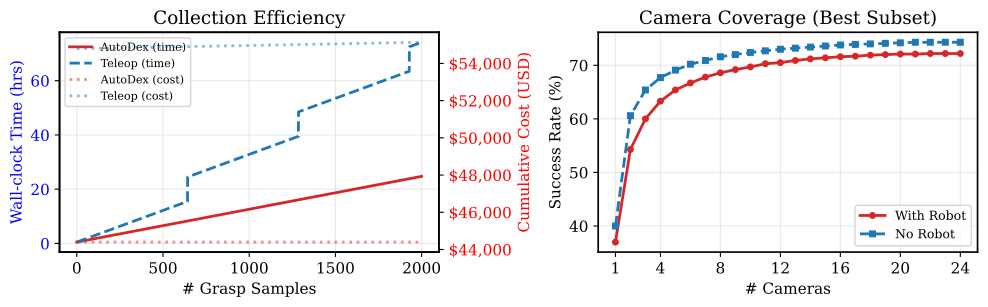

The script that saved this image:
import matplotlib.pyplot as plt
import numpy as np
import os

plt.rcParams.update({
    'font.size': 11,
    'font.family': 'serif',
    'axes.linewidth': 1.2,
    'figure.dpi': 150,
})

# ============================================================
# Parameters
# ============================================================
# Calibration bias (both methods)
CAL_HOURS = 0.5  # 30 min

# Teleop
TELEOP_RAW_RATE = 60          # samples/hr (1 sample/min)
TELEOP_WORK_MIN = 30          # min work per cycle
TELEOP_REST_MIN = 12          # min rest per cycle
TELEOP_HRS_PER_DAY = 15       # work hours per day
TELEOP_EFF_RATE = (TELEOP_WORK_MIN / (TELEOP_WORK_MIN + TELEOP_REST_MIN)) * TELEOP_RAW_RATE  # ~42.86/hr

# AutoDex
AUTODEX_RAW_RATE = 3600 / 40  # 90 samples/hr (1 sample/40s)
AUTODEX_WORK_MIN_PER_HR = 55  # 5 min thermal rest per hour
AUTODEX_EFF_RATE = (AUTODEX_WORK_MIN_PER_HR / 60) * AUTODEX_RAW_RATE  # 82.5/hr

# Cost (USD)
SHARED_HW = 8_399 + 16_000 + 20_000   # arm + hand + cameras/rig = $44,399
TELEOP_HW = 6_598 + 3_790             # Xsens MetaGloves + software = $10,388
LABOR_KRW_PER_HR = 10_000
KRW_PER_USD = 1_350
LABOR_USD_PER_HR = LABOR_KRW_PER_HR / KRW_PER_USD  # ~$7.41/hr

# ============================================================
# Compute curves
# ============================================================
samples = np.arange(0, 2001)

# --- Wall-clock time ---
# AutoDex: 24/7 continuous
autodex_time = CAL_HOURS + samples / AUTODEX_EFF_RATE

# Teleop: 15hr work/day, 9hr overnight gap
teleop_samples_per_day = TELEOP_EFF_RATE * TELEOP_HRS_PER_DAY  # ~642.9
teleop_full_days = np.floor(samples / teleop_samples_per_day)
teleop_remaining = samples - teleop_full_days * teleop_samples_per_day
teleop_remaining_hrs = teleop_remaining / TELEOP_EFF_RATE
teleop_time = CAL_HOURS + teleop_full_days * 24 + teleop_remaining_hrs

# --- Cumulative cost ---
# Shared HW is bias for both
teleop_work_hours = CAL_HOURS + samples / TELEOP_EFF_RATE  # calibration + collection labor
teleop_cost = SHARED_HW + TELEOP_HW + LABOR_USD_PER_HR * teleop_work_hours
autodex_cost = SHARED_HW * np.ones_like(samples, dtype=float)  # no variable cost

# ============================================================
# Plot
# ============================================================
fig, (ax_left, ax_right) = plt.subplots(1, 2, figsize=(10, 3.2))

# --- Left: Time & Cost (dual y-axis) ---
ln1, = ax_left.plot(samples, autodex_time, '-', color='#d62728', linewidth=2, label='AutoDex (time)')
ln2, = ax_left.plot(samples, teleop_time, '--', color='#1f77b4', linewidth=2, label='Teleop (time)')
ax_left.set_xlabel('# Grasp Samples')
ax_left.set_ylabel('Wall-clock Time (hrs)', color='b')
ax_left.tick_params(axis='y', labelcolor='b')

ax_left_cost = ax_left.twinx()
ln3, = ax_left_cost.plot(samples, autodex_cost, color='#d62728', linewidth=2, alpha=0.5, linestyle='dotted', label='AutoDex (cost)')
ln4, = ax_left_cost.plot(samples, teleop_cost, color='#1f77b4', linewidth=2, alpha=0.5, linestyle='dotted', label='Teleop (cost)')
ax_left_cost.set_ylabel('Cumulative Cost (USD)', color='r')
ax_left_cost.tick_params(axis='y', labelcolor='r')
ax_left_cost.yaxis.set_major_formatter(plt.FuncFormatter(lambda x, _: f'${x:,.0f}'))

lns = [ln1, ln2, ln3, ln4]
ax_left.legend(lns, [l.get_label() for l in lns], loc='upper left', fontsize=8)
ax_left.grid(True, alpha=0.3)
ax_left.set_title('Collection Efficiency')

# --- Right: # Cameras vs Success Rate (Max) ---
n_cams = np.arange(1, 25)
max_with_robot = np.array([
    37.0, 54.3, 60.0, 63.3, 65.4, 66.7, 67.8, 68.6,
    69.2, 69.7, 70.3, 70.5, 70.9, 71.2, 71.4, 71.6,
    71.7, 71.9, 72.0, 72.1, 72.1, 72.2, 72.2, 72.2,
])
max_no_robot = np.array([
    40.0, 60.6, 65.4, 67.7, 69.1, 70.2, 70.9, 71.6,
    72.0, 72.4, 72.7, 73.0, 73.2, 73.4, 73.6, 73.8,
    73.9, 74.0, 74.1, 74.2, 74.3, 74.3, 74.3, 74.3,
])
ax_right.plot(n_cams, max_with_robot, '-o', color='#d62728', linewidth=2, markersize=4, label='With Robot')
ax_right.plot(n_cams, max_no_robot, '--s', color='#1f77b4', linewidth=2, markersize=4, label='No Robot')
ax_right.set_xlabel('# Cameras')
ax_right.set_ylabel('Success Rate (%)')
ax_right.legend(fontsize=9)
ax_right.grid(True, alpha=0.3)
ax_right.set_title('Camera Coverage (Best Subset)')
ax_right.set_xticks([1, 4, 8, 12, 16, 20, 24])

fig.tight_layout()
outdir = os.path.dirname(os.path.abspath(__file__))
fig.savefig(os.path.join(outdir, 'cost_combined.pdf'), bbox_inches='tight')
fig.savefig(os.path.join(outdir, 'cost_combined.png'), bbox_inches='tight')

# Print summary
print(f'AutoDex effective rate: {AUTODEX_EFF_RATE:.1f} samples/hr')
print(f'Teleop effective rate:  {TELEOP_EFF_RATE:.1f} samples/hr')
print(f'Teleop samples/day:     {teleop_samples_per_day:.0f}')
print(f'\n{"Samples":>8} {"AutoDex hrs":>12} {"Teleop hrs":>12} {"AutoDex $":>12} {"Teleop $":>12}')
for n in [100, 500, 1000, 2000]:
    i = n
    print(f'{n:>8} {autodex_time[i]:>12.1f} {teleop_time[i]:>12.1f} {autodex_cost[i]:>12,.0f} {teleop_cost[i]:>12,.0f}')
print('\nSaved cost_combined.pdf/.png')
